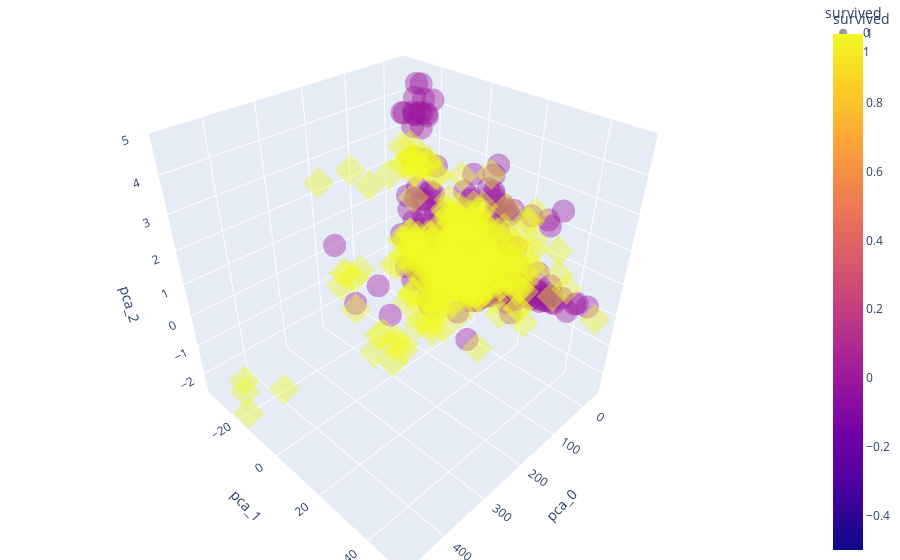

The code cell stored with this chart in its notebook:
### Code cell
import plotly.express as px
fig = px.scatter_3d(pca_pd, x='pca_0', y='pca_1', z='pca_2', color='survived', symbol='survived', opacity=0.4)
fig.update_layout(margin=dict(l=0, r=0, b=0, t=0))
fig.show()

### Figure 1 — Plotly figure (JSON) as saved in the notebook; plotly's stock layout.template omitted (floating-point values rounded to 4 significant figures; data arrays with more than 128 entries replaced by an {"elided": "..."} marker saying what was removed)
{"data": [{"hovertemplate": "survived=%{marker.color}<br>pca_0=%{x}<br>pca_1=%{y}<br>pca_2=%{z}<extra></extra>", "legendgroup": "0", "marker": {"color": {"elided": "489 int values"}, "coloraxis": "coloraxis", "opacity": 0.4, "symbol": "circle"}, "mode": "markers", "name": "0", "scene": "scene", "showlegend": true, "type": "scatter3d", "x": {"elided": "489 float values"}, "y": {"elided": "489 float values"}, "z": {"elided": "489 float values"}}, {"hovertemplate": "survived=%{marker.color}<br>pca_0=%{x}<br>pca_1=%{y}<br>pca_2=%{z}<extra></extra>", "legendgroup": "1", "marker": {"color": {"elided": "347 int values"}, "coloraxis": "coloraxis", "opacity": 0.4, "symbol": "diamond"}, "mode": "markers", "name": "1", "scene": "scene", "showlegend": true, "type": "scatter3d", "x": {"elided": "347 float values"}, "y": {"elided": "347 float values"}, "z": {"elided": "347 float values"}}], "layout": {"coloraxis": {"colorbar": {"title": {"text": "survived"}}, "colorscale": [[0, "#0d0887"], [0.1111, "#46039f"], [0.2222, "#7201a8"], [0.3333, "#9c179e"], [0.4444, "#bd3786"], [0.5556, "#d8576b"], [0.6667, "#ed7953"], [0.7778, "#fb9f3a"], [0.8889, "#fdca26"], [1, "#f0f921"]]}, "legend": {"title": {"text": "survived"}, "tracegroupgap": 0}, "margin": {"b": 0, "l": 0, "r": 0, "t": 0}, "scene": {"domain": {"x": [0, 1], "y": [0, 1]}, "xaxis": {"title": {"text": "pca_0"}}, "yaxis": {"title": {"text": "pca_1"}}, "zaxis": {"title": {"text": "pca_2"}}}}}
